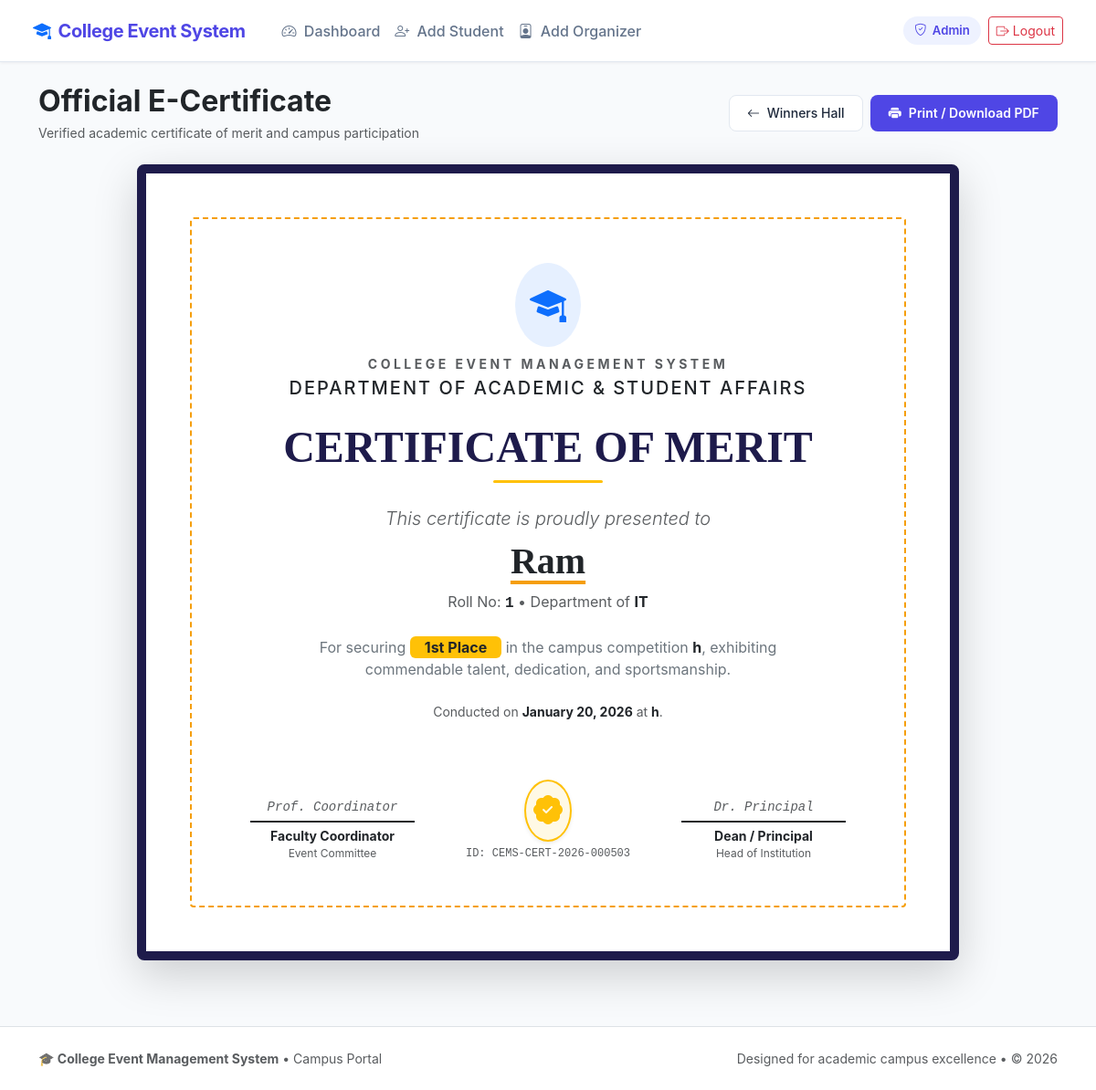
Page /certificate.php?winner_id=2 (signed in) on the committed database.
### tables this page shows
CREATE TABLE `winners` (
  `id` int(11) NOT NULL,
  `event_id` int(11) NOT NULL,
  `student_id` int(11) NOT NULL,
  `position` enum('1st','2nd','3rd') NOT NULL
);

CREATE TABLE `students` (
  `id` int(11) NOT NULL,
  `user_id` int(11) NOT NULL,
  `name` varchar(100) NOT NULL,
  `roll_no` varchar(50) DEFAULT NULL,
  `department` varchar(100) DEFAULT NULL
);

CREATE TABLE `events` (
  `id` int(11) NOT NULL,
  `title` varchar(150) NOT NULL,
  `description` text DEFAULT NULL,
  `event_date` date NOT NULL,
  `venue` varchar(100) DEFAULT NULL,
  `created_by` int(11) NOT NULL,
  `status` enum('open','closed','completed') DEFAULT 'open'
);

### includes/helpers.php (called while the page is built, shortened)
<?php
function e($value) {
    return htmlspecialchars($value ?? '', ENT_QUOTES, 'UTF-8');
}

### certificate.php (the view, shortened to what this page needs)
<?php
require_once __DIR__ . '/includes/db.php';
require_once __DIR__ . '/includes/helpers.php';
$reg_id = (int)($_GET['reg_id'] ?? 0);
$winner_id = (int)($_GET['winner_id'] ?? 0);
$cert_data = null;
$cert_type = "PARTICIPATION";
$position = "";
if ($winner_id > 0) {
    $stmt = mysqli_prepare($conn, "
        SELECT w.id AS win_id, w.position,
               e.id AS event_id, e.title AS event_title, e.event_date, e.venue, e.created_by,
               s.id AS student_id, s.user_id AS student_user_id, s.name AS student_name, s.roll_no, s.department
        FROM winners w
        JOIN events e ON w.event_id = e.id
        JOIN students s ON w.student_id = s.id
        WHERE w.id = ?
    ");
    mysqli_stmt_bind_param($stmt, "i", $winner_id);
    mysqli_stmt_execute($stmt);
    $res = mysqli_stmt_get_result($stmt);
    $cert_data = mysqli_fetch_assoc($res);
    if ($cert_data) {
        $cert_type = "MERIT";
        $position = $cert_data['position'];
    }
}
$cert_code = "CEMS-CERT-" . date("Y", strtotime($cert_data['event_date'])) . "-" . str_pad($cert_data['student_id'] * 100 + $cert_data['event_id'], 6, '0', STR_PAD_LEFT);
include __DIR__ . '/includes/header.php';
include __DIR__ . '/includes/navbar.php';
?>
<div class="container py-4">
    <div class="d-print-none d-flex flex-column flex-sm-row justify-content-between align-items-sm-center gap-3 mb-4">
        <div>
            <h2 class="fw-bold tracking-tight text-dark mb-1">Official E-Certificate</h2>
            <p class="text-muted small mb-0">Verified academic certificate of merit and campus participation</p>
        </div>
        <div class="d-flex gap-2">
            <?php if ($role === 'student'): ?>
                <a href="student_dashboard.php" class="btn btn-sm btn-cems-secondary">
                    <i class="bi bi-arrow-left me-1"></i> Dashboard
                </a>
            <?php else: ?>
                <a href="winners.php" class="btn btn-sm btn-cems-secondary">
                    <i class="bi bi-arrow-left me-1"></i> Winners Hall
                </a>
            <?php endif; ?>
            <button onclick="window.print()" class="btn btn-sm btn-cems-primary d-inline-flex align-items-center gap-2">
                <i class="bi bi-printer-fill"></i> Print / Download PDF
            </button>
        </div>
    </div>
    <div class="certificate-wrapper mx-auto">
        <div class="certificate-frame p-4 p-md-5 bg-white text-center shadow-lg position-relative">
            <div class="certificate-inner p-4 p-md-5">
                <div class="mb-3">
                    <div class="d-inline-flex align-items-center justify-content-center bg-primary bg-opacity-10 rounded-circle p-3 mb-2">
                        <i class="bi bi-mortarboard-fill text-primary fs-1"></i>
                    </div>
                    <div class="text-uppercase fw-bold text-muted small tracking-widest" style="letter-spacing: 0.25em;">
                        College Event Management System
                    </div>
                    <h5 class="fw-black text-dark text-uppercase mb-0 mt-1" style="letter-spacing: 0.1em;">
                        Department of Academic &amp; Student Affairs
                    </h5>
                </div>
                <div class="my-4">
                    <h1 class="display-5 fw-bold text-uppercase tracking-tight" style="color: #1e1b4b; font-family: 'Playfair Display', serif, Georgia;">
                        Certificate of <?php echo ($cert_type === 'MERIT') ? 'Merit' : 'Participation'; ?>
                    </h1>
                    <div class="mx-auto bg-warning" style="height: 3px; width: 120px; border-radius: 2px;"></div>
                </div>
                <p class="lead text-muted mb-2 fst-italic">This certificate is proudly presented to</p>
                <h2 class="display-6 fw-bold text-dark text-capitalize mb-2" style="font-family: 'Playfair Display', serif, Georgia; text-decoration: underline; text-decoration-color: #f59e0b; text-underline-offset: 8px;">
                    <?php echo e($cert_data['student_name']); ?>
                </h2>
                <p class="text-muted mb-4">
                    Roll No: <strong class="text-dark font-monospace"><?php echo e(!empty($cert_data['roll_no']) ? $cert_data['roll_no'] : 'N/A'); ?></strong>
                    &bull; Department of <strong class="text-dark"><?php echo e($cert_data['department'] ?? 'General Engineering'); ?></strong>
                </p>
                <div class="col-lg-9 mx-auto mb-4">
                    <p class="fs-6 text-secondary lh-base mb-0">
                        <?php if ($cert_type === 'MERIT'): ?>
                            For securing <span class="badge bg-warning text-dark fs-6 px-3 py-1 fw-bold"><?php echo e($position); ?> Place</span>
                            in the campus competition <strong class="text-dark"><?php echo e($cert_data['event_title']); ?></strong>,
                            exhibiting commendable talent, dedication, and sportsmanship.
                        <?php else: ?>
                            In recognition of active participation and enthusiasm shown in the campus event
                            <strong class="text-dark"><?php echo e($cert_data['event_title']); ?></strong> organized by the College Event Management System.
                        <?php endif; ?>
                    </p>
                </div>
                <p class="small text-muted mb-5">
                    Conducted on <strong class="text-dark"><?php echo date("F d, Y", strtotime($cert_data['event_date'])); ?></strong>
                    at <strong class="text-dark"><?php echo e(!empty($cert_data['venue']) ? $cert_data['venue'] : 'Campus Auditorium'); ?></strong>.
                </p>
                <div class="row align-items-end pt-3 g-4">
                    <div class="col-4">
                        <div class="border-bottom border-dark border-2 pb-1 mx-3">
                            <span class="font-monospace small text-muted fst-italic">Prof. Coordinator</span>
                        </div>
                        <div class="small fw-bold text-dark mt-1">Faculty Coordinator</div>
                        <div class="xsmall text-muted" style="font-size:0.75rem;">Event Committee</div>
                    </div>
                    <div class="col-4">
                        <div class="d-inline-flex align-items-center justify-content-center p-2 rounded-circle border border-2 border-warning bg-warning bg-opacity-10 shadow-sm">
                            <i class="bi bi-patch-check-fill text-warning fs-2"></i>
                        </div>
                        <div class="xsmall font-monospace text-muted mt-1" style="font-size:0.75rem;">
                            ID: <?php echo $cert_code; ?>
                        </div>
                    </div>
                    <div class="col-4">
                        <div class="border-bottom border-dark border-2 pb-1 mx-3">
                            <span class="font-monospace small text-muted fst-italic">Dr. Principal</span>
                        </div>
                        <div class="small fw-bold text-dark mt-1">Dean / Principal</div>
                        <div class="xsmall text-muted" style="font-size:0.75rem;">Head of Institution</div>
                    </div>
                </div>
            </div>
        </div>
    </div>
</div>
<?php include __DIR__ . '/includes/footer.php'; ?>

### assets/css/theme.css (style rules this page uses)
:root { --c-primary: #4f46e5; --c-primary-hover: #4338ca; --c-primary-subtle: #eef2ff; --c-primary-border: #c7d2fe; --c-secondary: #0ea5e9; --c-secondary-subtle: #f0f9ff; --c-accent-coral: #f43f5e; --c-accent-coral-subtle: #fff1f2; --c-accent-amber: #f59e0b; --c-accent-amber-subtle: #fffbeb; --c-accent-emerald: #10b981; --c-accent-emerald-subtle: #ecfdf5; --c-dark: #0f172a; --c-text-main: #1e293b; --c-text-muted: #64748b; --c-border: #e2e8f0; --c-border-light: #f1f5f9; --c-bg: #f8fafc; --c-surface: #ffffff; --c-surface-card: #ffffff; --font-sans: 'Inter', system-ui, -apple-system, BlinkMacSystemFont, 'Segoe UI', Roboto, sans-serif; --radius-sm: 8px; --radius-md: 12px; --radius-lg: 18px; --radius-xl: 24px; --shadow-subtle: 0 1px 3px rgba(15, 23, 42, 0.06); --shadow-card: 0 4px 12px -2px rgba(15, 23, 42, 0.06), 0 2px 6px -2px rgba(15, 23, 42, 0.04); --shadow-hover: 0 12px 24px -4px rgba(15, 23, 42, 0.1), 0 4px 8px -4px rgba(15, 23, 42, 0.05); --t-standard: all 0.22s cubic-bezier(0.4, 0, 0.2, 1); }
body { font-family: var(--font-sans); background-color: var(--c-bg); color: var(--c-text-main); min-height: 100vh; display: flex; flex-direction: column; -webkit-font-smoothing: antialiased; }
.btn-cems-primary { background: var(--c-primary); color: white; border: 1px solid transparent; font-weight: 600; border-radius: var(--radius-sm); padding: 0.55rem 1.2rem; transition: var(--t-standard); }
.btn-cems-secondary { background: var(--c-surface); color: var(--c-text-main); border: 1px solid var(--c-border); font-weight: 500; border-radius: var(--radius-sm); padding: 0.55rem 1.2rem; transition: var(--t-standard); }

### certificate.php (style rules this page uses)
.certificate-wrapper { max-width: 900px; }
.certificate-frame { border: 10px solid #1e1b4b; border-radius: 8px; background-color: #ffffff; }
.certificate-inner { border: 2px dashed #f59e0b; border-radius: 4px; }

### rows in the picture
winners: student.name "Ram", student.roll_no "1", student.department "IT", position "1st", event.title "h", event.event_date "January 20, 2026", event.venue "h", event.event_date "CEMS-CERT-2026-000503"

### other values in the picture
$role "Admin"
